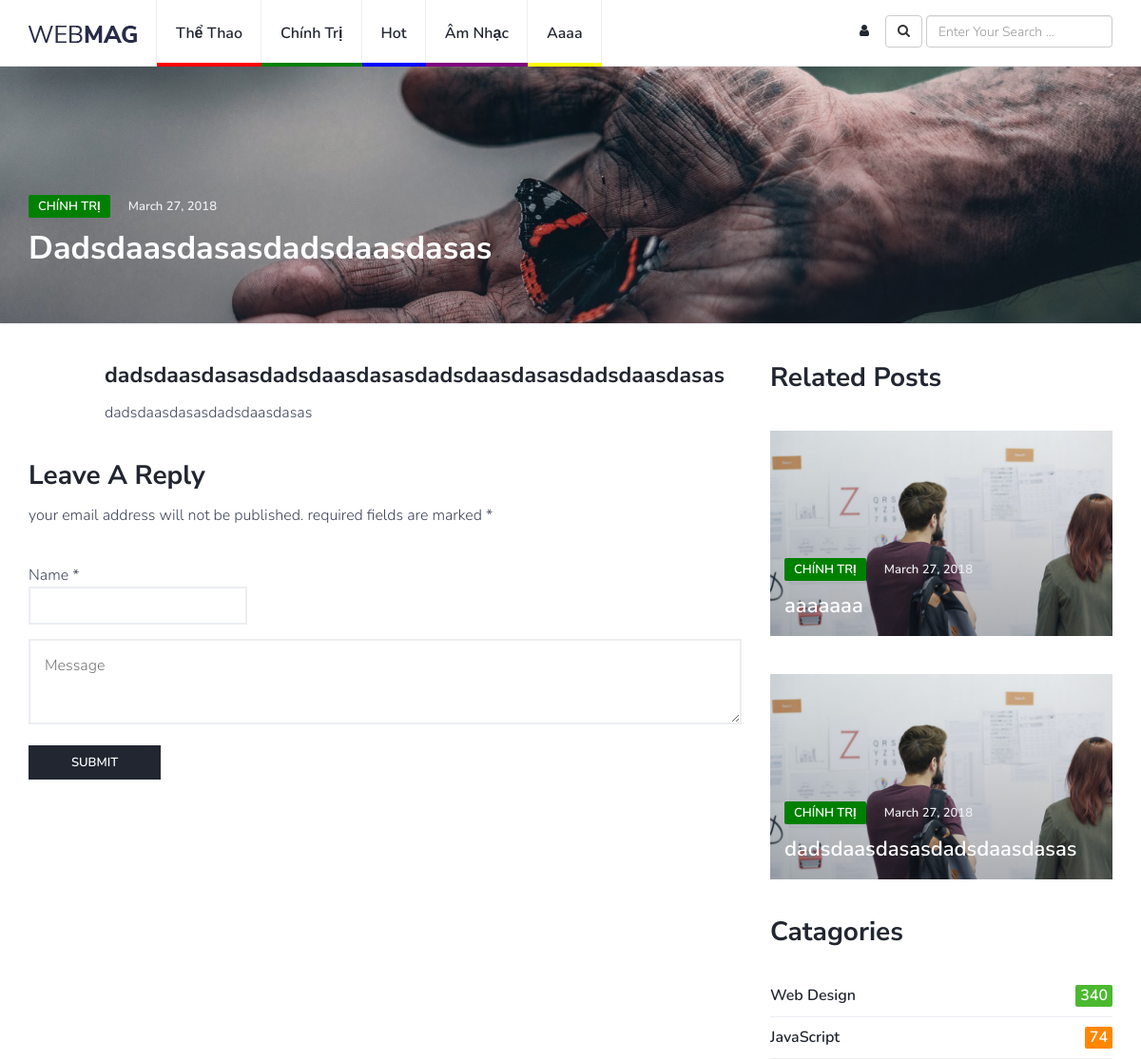
The page /controller/controller.php?id=46 (upper part) on the database as committed earlier.
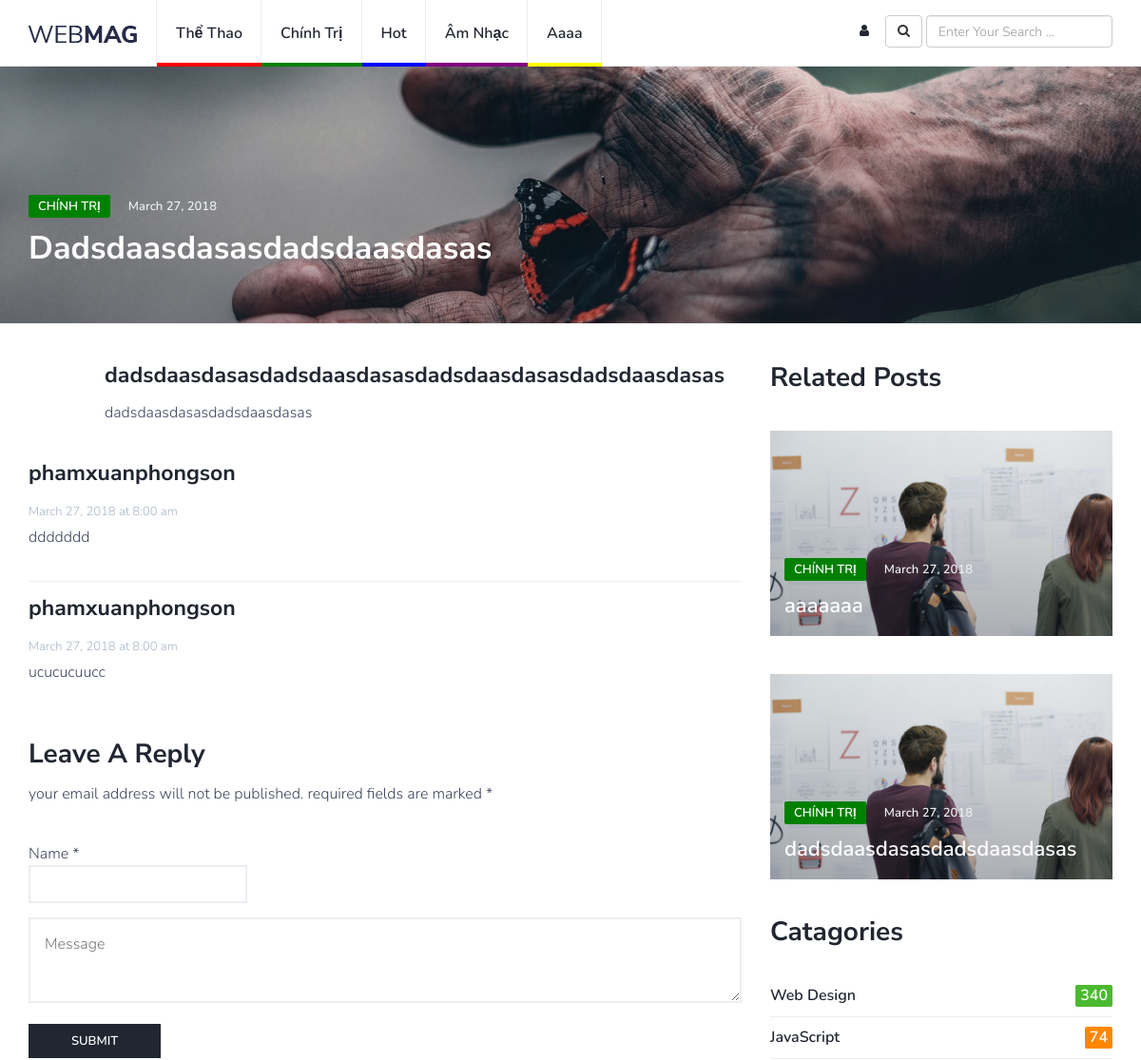
The same page on the database as committed later.
### tables this page shows
CREATE TABLE `categories` (
  `id` int(11) NOT NULL,
  `name` varchar(255) NOT NULL,
  `color` varchar(255) NOT NULL
);

CREATE TABLE `posts` (
  `id` int(11) NOT NULL,
  `title` varchar(255) DEFAULT NULL,
  `short_desc` varchar(255) DEFAULT NULL,
  `content` text,
  `images` varchar(255) DEFAULT NULL,
  `cate_id` int(11) DEFAULT NULL,
  `view` int(11) NOT NULL
);

CREATE TABLE `comments` (
  `id` int(11) NOT NULL,
  `username` varchar(255) DEFAULT NULL,
  `guestname` varchar(255) DEFAULT NULL,
  `comment` text NOT NULL,
  `posts_id` int(11) NOT NULL
);

### controller/controller.php (called while the page is built, shortened)
<?php
	include '../model/model.php';
	class controller{
		public function call()
		{
			if (isset($_GET['id'])) {
				$id = $_GET['id'];
				include_once '../view/post-detail.php';
			}
			elseif (isset($_POST['login-btn']) ) {
				include_once '../view/login.php';
			}
			elseif(isset($_POST['save-newpost-btn'])){
				include_once '../view/add-posts.php';
			}
			elseif (isset($_POST['save-editpost-btn'])) {
				include_once '../view/edit-post.php';
			}
			elseif (isset($_POST['save-newcate-btn'])) {
				include_once '../view/add-categories.php';
			}
			elseif (isset($_POST['save-editcate-btn'])) {
				include_once '../view/edit-categories.php';
			}
			elseif (isset($_POST['save-editads-btn'])) {
				include_once '../view/edit-ads.php';
			}
			elseif (isset($_POST['save-newuser-btn'])) {
				include_once '../view/add-user.php';
			}
			elseif(isset($_GET['register'])){
				include_once '../view/register.php';
			}
			elseif (isset($_GET['categories'])) {
				$id = $_GET['categories'];
				include_once '../view/categories.php';
			}
			elseif (isset($_POST['btn-cmt'])) {
				$id = $_POST['post_id'];
				include_once '../view/post-detail.php';
			}
			else{
				include_once '../view/home.php';
			}
		}
	}
	$ctrl = new controller();
	$ctrl->call();
 ?>

### model/model.php (called while the page is built, shortened)
<?php
include 'db.php';
class model extends database{
	public function selectAll($nameTable)
	{
		$sql = "select * from $nameTable";
		return parent::querySelectAll($sql);
	}
	public function getOne($nameTable,$id)
	{
		$sql = "select * from $nameTable where id ='$id' ";
		return parent::queryGetOne($sql);
	}
	public function getMany($tableName,$where,$table_id)
	{
		$sql = "select * from $tableName where $where ='$table_id' ";
		return parent::querySelectAll($sql);
	}
	public function getRecordsNWTOSL($nameTable,$where,$table_id,$orderBy,$sort,$limit)
	{
		$sql = "select * from $nameTable where $where = '$table_id' ORDER BY $orderBy $sort LIMIT $limit";
		return parent::querySelectAll($sql);
	}
}
 ?>

### model/db.php (called while the page is built, shortened)
<?php
class database{
	public $conn;
	public function __construct()
	{
		$this->conn = new PDO('mysql:host=localhost;dbname=php2;charset=utf8','root','');
	}
	public function querySelectAll($sql)
	{
		return $this->conn->query($sql);
	}
	public function queryGetOne($sql)
	{
		$one =  $this->conn->query($sql);
		return $one->fetch();
	}
}
 ?>

### view/post-detail.php (the view, shortened to what this page needs)
<?php include_once '../layouts/header.php'; ?>
<?php
	$getThePost = $model->getOne('posts',$id);
	$getTheCate = $model->getOne('categories',$getThePost['cate_id']);
	$getCmts = $model->getMany('comments','posts_id',$id);
?>
		<div id="post-header" class="page-header">
				<div class="background-img" style="background-image: url('../uploaded/images/<?php echo $getThePost['images']; ?>');"></div>
				<div class="container">
					<div class="row">
						<div class="col-md-10">
							<div class="post-meta">
								<a class="post-category cat-<?php echo $getTheCate['id'] ?>" href="?categories=<?php echo $getTheCate['id'] ?>"><?php echo $getTheCate['name'] ?></a>
								<span class="post-date">March 27, 2018</span>
							</div>
							<h1><?php echo $getThePost['title']; ?></h1>
						</div>
					</div>
				</div>
		</div>
		<div class="section">
			<div class="container">
				<div class="row">
					<div class="col-md-8">
						<div class="section-row sticky-container">
							<div class="main-post">
								<h3><?php echo $getThePost['short_desc']; ?></h3>
								<p><?php echo $getThePost['content']; ?></p>
							</div>
						</div>
						<div class="section-row">
							<div class="post-comments">
								<?php foreach ($getCmts as $cmt): ?>
								<div class="media">
										<div class="media-body">
											<div class="media-heading">
												<h3><?php echo $cmt['username'] ?></h3>
												<span class="time">March 27, 2018 at 8:00 am</span>
											</div>
											<p><?php echo $cmt['comment'] ?></p>
										</div>
								</div>
								<?php endforeach ?>
							</div>
						</div>
						<div class="section-row">
							<div class="section-title">
								<h2>Leave a reply</h2>
								<?php if (!isset($_SESSION['auth'])): ?>
									<p>your email address will not be published. required fields are marked *</p>
								<?php endif ?>
							</div>
							<form action="../controller/controller.php" method="post" class="post-reply">
								<div class="row">
									<?php if (!isset($_SESSION['auth'])): ?>
										<div class="col-md-4">
											<div class="form-group">
												<span>Name *</span>
												<input class="input" type="text" name="name">
											</div>
										</div>
									<?php endif ?>
									<div class="col-md-12">
										<div class="form-group">
											<textarea class="input" name="message" placeholder="Message"></textarea>
										</div>
										<button name="btn-cmt" class="primary-button">Submit</button>
									</div>
								</div>
							</form>
						</div>
					</div>
					<div class="col-md-4">
						<div class="aside-widget">
							<div class="section-title">
								<h2>Related Posts</h2>
							</div>
							<?php $get2relatedposts = $model->getRecordsNWTOSL('posts','cate_id',$getThePost['cate_id'],'id','desc',2) ?>
							<?php foreach ($get2relatedposts as $post): ?>
								<div class="post post-thumb">
									<a class="post-img" href="blog-post.html"><img src="../inc/img/post-2.jpg" alt=""></a>
									<div class="post-body">
										<div class="post-meta">
											<a class="post-category cat-<?php echo $post['cate_id'] ?>" href="#"><?php  echo $getTheCate['name'] ?></a>
											<span class="post-date">March 27, 2018</span>
										</div>
										<h3 class="post-title"><a href="blog-post.html"><?php echo $post['title'] ?></a></h3>
									</div>
								</div>
							<?php endforeach ?>
						</div>
						<div class="aside-widget">
							<div class="section-title">
								<h2>Catagories</h2>
							</div>
							<div class="category-widget">
								<ul>
									<li><a href="#" class="cat-1">Web Design<span>340</span></a></li>
									<li><a href="#" class="cat-2">JavaScript<span>74</span></a></li>
								</ul>
							</div>
						</div>
					</div>
				</div>
			</div>
		</div>
<?php include_once '../layouts/footer.php'; ?>

### layouts/header.php (shortened to what this page needs)
<?php include_once '../model/model.php'; ?>
<?php
	$model = new model();
 ?>
<!DOCTYPE html>
<html lang="en">
	<head>
		<link type="text/css" rel="stylesheet" href="../inc/css/bootstrap.min.css"/>
		<link rel="stylesheet" href="../inc/css/font-awesome.min.css">
		<link type="text/css" rel="stylesheet" href="../inc/css/style.css"/>
			<?php $getAllCates = $model->selectAll('categories'); ?>
    </head>
	<body>
		<header id="header">
			<div id="nav">
				<div id="nav-fixed">
					<div class="container">
						<div class="nav-logo">
							<a href="../index.php" class="logo"><img src="../inc/img/logo.png" alt=""></a>
						</div>
						<ul class="nav-menu nav navbar-nav">
							<?php $getAllCates = $model->selectAll('categories'); ?>
							<?php foreach ($getAllCates as $obj) { ?>
								<li class="cat-<?php echo $obj['id']; ?>"><a href="?categories=<?php echo $obj['id'] ?>"><?php echo $obj['name']; ?></a></li>
							<?php }?>
						</ul>
						<form action="../view/login.php" class="navbar-form navbar-right" method="post">
							<?php if (!isset($_SESSION['auth'])) : ?>
								<a href="../view/login.php" class="btn login-logo"><i class="fa fa-user"></i></a>
							<?php endif ?>
							<button name="btn-search" type="submit" class="btn btn-default navbar-btn"><i class="fa fa-search"></i></button>
							<div class="form-group">
								<input class="form-control" type="text" name="search" placeholder="Enter Your Search ...">
							</div>
						</form>
					</div>
				</div>
			</div>
		</header>

### layouts/footer.php (shortened to what this page needs)
	</body>
</html>

Rows that differ between the two databases and show on the page:
added comments: username "phamxuanphongson", comment "ddddddd"
added comments: username "phamxuanphongson", comment "ucucucuucc"
